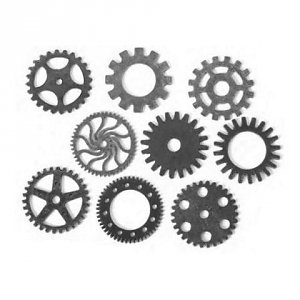
#> input picture BasicSegmentationAndSuperpixels/gears.bmp, 300 x 300 px
$ python EdgesDetectionAlgorithms.py
#> lines starting #> are read from the running program, lines starting #| are printed output that depends on the picture; after the words box and inside, x2 and y2 are one past the last pixel; in counts of white or black regions, pixels touching at a corner belong together
#lab3 zad2
import skimage as sk
from skimage import feature
import scipy as sc
import numpy as np
import os
import matplotlib.pyplot as plt
import cv2
img  = cv2.imread("gears.bmp", cv2.IMREAD_GRAYSCALE)
#> img is the input picture: shape (300, 300); min 31, max 255, mean 215.3
fun_list = [sk.filters.prewitt, sk.filters.sobel, sk.feature.canny]
name = ["prewitt_", "sobel_", "canny_"]
path = "edgy"
if path not in [dir_ for dir_ in os.listdir() if os.path.isdir(dir_) == True]:
    os.mkdir(path)

#Basic edges-detection algorithms (Canny, Prewitt, Sobel)
for fun in fun_list:
    for g in range(3):
        for i in range(2):
            img_c = img.copy() if g == 0 else (255*sk.filters.gaussian(img.copy(), sigma=g, mode='reflect')).astype(np.uint8)
            img_c = img_c if i == 0 else cv2.threshold(img_c.copy(), 157, 255, cv2.THRESH_BINARY)[1]
            list1 = []
            img_c = (fun(img_c)*255).astype(np.uint8)
            list1.append(img)
            list1.append(img_c)
            list1.append(255* sc.ndimage.binary_fill_holes(img_c))
            cv2.imwrite(path + '/' + name[fun_list.index(fun)] + "gauss_{0}_threshed_{1}".format(g,i)+".png", np.hstack(list1))
#> this loop made 3 passes
#> pass 1, `cv2.imwrite(path + '/' + name[fun_list.index(fun)] + "gauss_{0}_thresh..`:
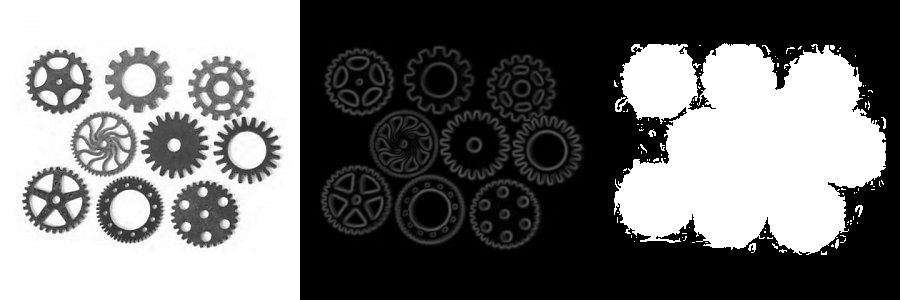
#> saved as prewitt_gauss_1_threshed_0.png: shape (300, 900); min 0, max 255, mean 115.8
#> after the loop:
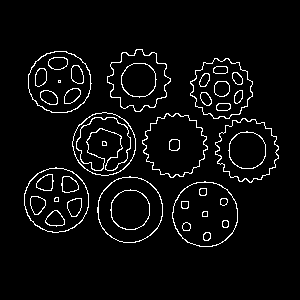
#> img_c: shape (300, 300); 4.6% white in thin lines or dots, all inside (x1, y1, x2, y2) = (24, 49, 279, 247)

#cv2.findContours algorithm
mode = {"RETR_EXTERNAL_" : cv2.RETR_EXTERNAL,
        "RETR_LIST_" : cv2.RETR_LIST,
        "RETR_CCOMP_" : cv2.RETR_CCOMP,
        "RETR_TREE_" : cv2.RETR_TREE}
#> mode = {'RETR_EXTERNAL_': 0, 'RETR_LIST_': 1, 'RETR_CCOMP_': 2, 'RETR_TREE_': 3}
method = {"CHAIN_APPROX_NONE_" : cv2.CHAIN_APPROX_NONE,
          "CHAIN_APPROX_SIMPLE_" : cv2.CHAIN_APPROX_SIMPLE,
          "CHAIN_APPROX_TC89_KCOS_" : cv2.CHAIN_APPROX_TC89_KCOS,
          "CHAIN_APPROX_TC89_L1_" : cv2.CHAIN_APPROX_TC89_L1}
#> method = {'CHAIN_APPROX_NONE_': 1, 'CHAIN_APPROX_SIMPLE_': 2, 'CHAIN_APPROX_TC89_KCOS_': 4, 'CHAIN_APPROX_TC89_L1_': 3}
for edom in mode.items():
    for dohtem in method.items():
        for i in range(2):
            list1 = []
            img_c = img.copy() if i == 0 else cv2.threshold(img.copy(), 155, 255, cv2.THRESH_BINARY_INV)[1]
            list1.append(img.copy())
            img_c, contours,_ = (cv2.findContours(img_c, edom[1], dohtem[1]))
            list1.append(cv2.drawContours(np.zeros(img.shape), contours, -1, 255, 1))
            list1.append(255* sc.ndimage.binary_fill_holes(img_c))
            cv2.imwrite(path + '/' + "cv2FindContours_" + edom[0] + dohtem[0] + "Thresh_{0}".format(i) + ".png", np.hstack(list1))
#> this loop made 4 passes
#> edom on passes 1 to 4: ('RETR_EXTERNAL_', 0), ('RETR_LIST_', 1), ('RETR_CCOMP_', 2), ('RETR_TREE_', 3)
#> pass 1, `cv2.imwrite(path + '/' + "cv2FindContours_" + edom[0] + dohtem[0] + "T..`:
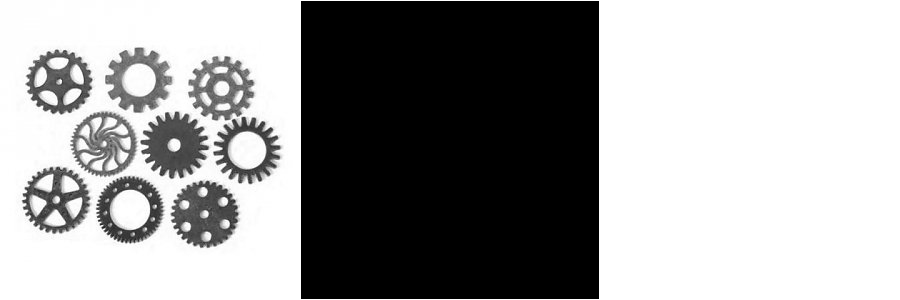
#> saved as cv2FindContours_RETR_EXTERNAL_CHAIN_APPROX_NONE_Thresh_0.png: shape (300, 900); min 0, max 255, mean 157.9
#> pass 1, `cv2.imwrite(path + '/' + "cv2FindContours_" + edom[0] + dohtem[0] + "T..`:
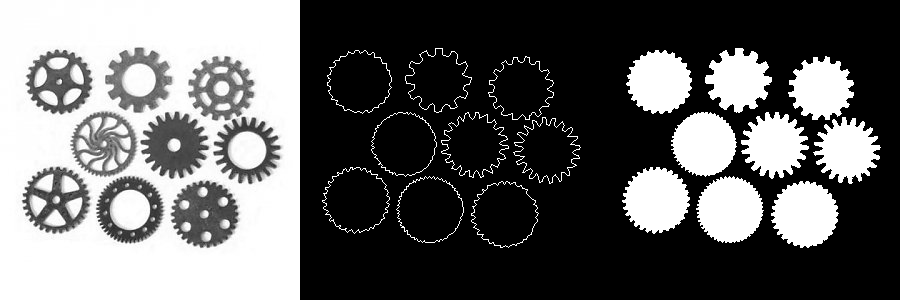
#> saved as cv2FindContours_RETR_EXTERNAL_CHAIN_APPROX_TC89_L1_Thresh_1.png: shape (300, 900); min 0, max 255, mean 100.2
#> after the loop:
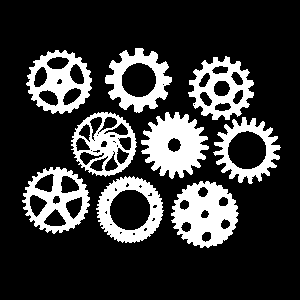
#> img_c: shape (300, 300); 21.6% white; 9 white regions, largest, box (x1, y1, x2, y2) and area: (171, 181, 239, 248) 2869, (141, 112, 209, 179) 2795, (22, 167, 90, 234) 2104

#hysteresis
img4 = 255 - (255*sk.filters.gaussian(img.copy(), sigma=0.65, mode='reflect')).astype(np.uint8)
cv2.imwrite(path+ '/' + "thresh.png",img4)
img4 = 255*(sk.filters.apply_hysteresis_threshold(img4/255, 0.43, 0.55)).astype(np.uint8)
#> img4: shape (300, 300); 20.7% white; 9 white regions, largest, box (x1, y1, x2, y2) and area: (171, 181, 238, 247) 2815, (141, 112, 209, 178) 2754, (23, 167, 90, 233) 2035
holes = 255*sc.ndimage.binary_fill_holes(img4)
#> holes: shape (300, 300) int64; 30.2% white; 9 white regions, largest, box (x1, y1, x2, y2) and area: (97, 176, 163, 243) 3342, (171, 181, 238, 247) 3299, (23, 167, 90, 233) 3235
cv2.imwrite(path+ '/' + "hysteresis.png", np.hstack([img,img4,holes]))

img4 = (255*sk.filters.gaussian(img.copy(), sigma=0.4, mode='reflect')).astype(np.uint8)
img4 = 255*sk.filters.sobel(cv2.threshold(img4.copy(), 155, 255, cv2.THRESH_BINARY_INV)[1])
cv2.imwrite(path+ '/' + "initsobel.png",img4)
img4 = 255*(sk.filters.apply_hysteresis_threshold(img4/255, 0.3, 0.45)).astype(np.uint8)
#> img4: shape (300, 300); 9.9% white in thin lines or dots, all inside (x1, y1, x2, y2) = (21, 47, 282, 249)
holes = 255*sc.ndimage.binary_fill_holes(img4)
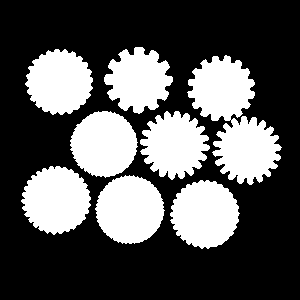
#> holes: shape (300, 300) int64; 33.6% white; 8 white regions, largest, box (x1, y1, x2, y2) and area: (187, 55, 282, 185) 6332, (95, 175, 165, 244) 3642, (170, 180, 240, 249) 3595
cv2.imwrite(path+ '/' + "hysteresis2.png", np.hstack([img,img4,holes]))
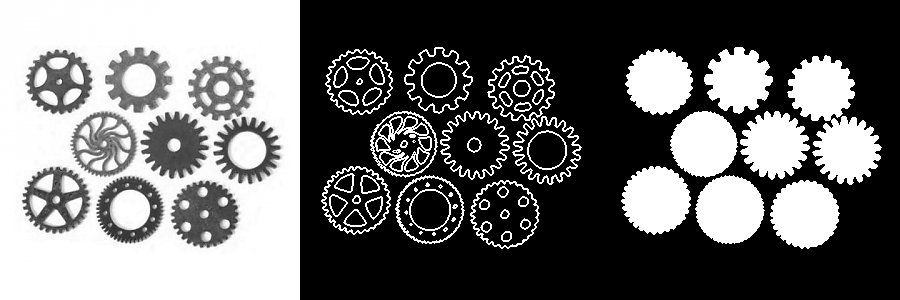
#> saved as hysteresis2.png: shape (300, 900); min 0, max 255, mean 108.8

$ run again, with BasicSegmentationAndSuperpixels/file.bmp copied over BasicSegmentationAndSuperpixels/gears.bmp
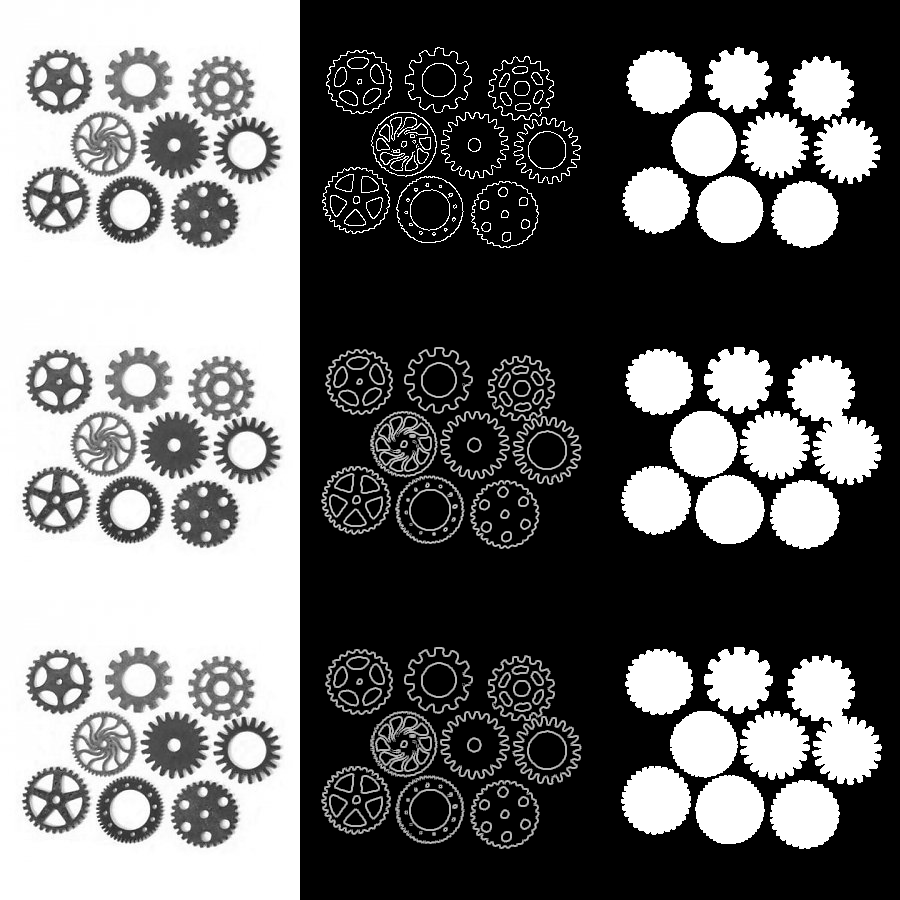
#> input picture BasicSegmentationAndSuperpixels/file.bmp, 900 x 900 px
#> img is the input picture: shape (900, 900); min 0, max 255, mean 106.6
#> after the loop `for fun in fun_list:`:
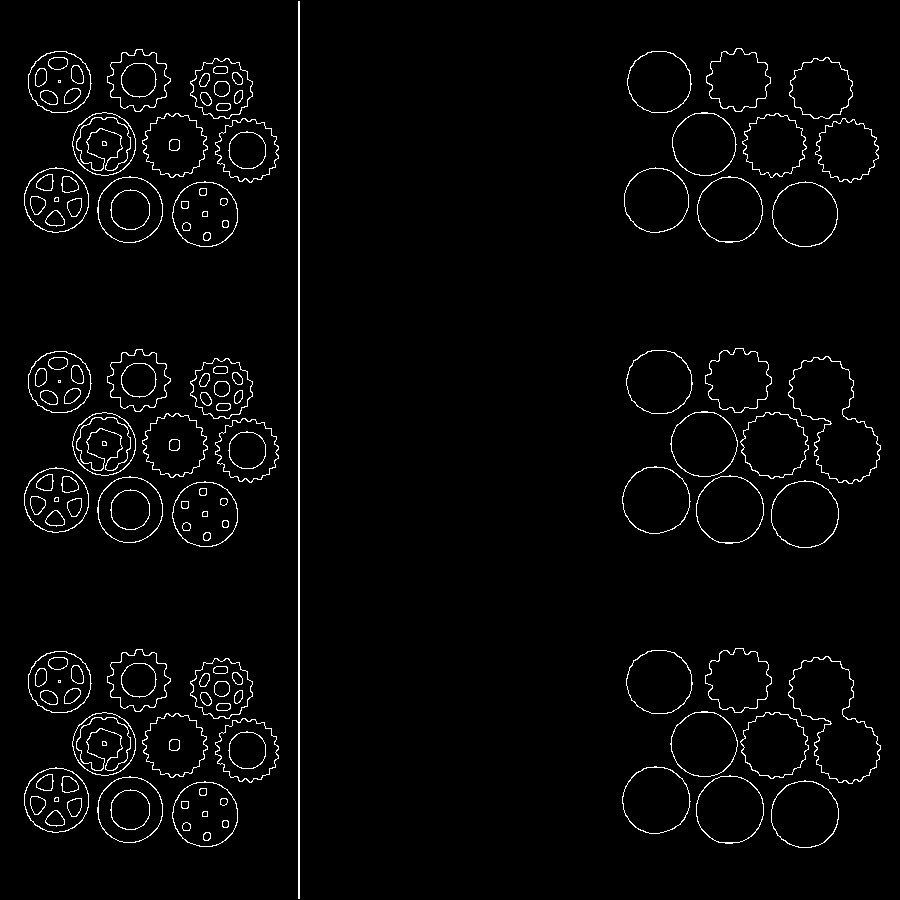
#> img_c: shape (900, 900); 2.6% white in thin lines or dots
#> mode = {'RETR_EXTERNAL_': 0, 'RETR_LIST_': 1, 'RETR_CCOMP_': 2, 'RETR_TREE_': 3}
#> method = {'CHAIN_APPROX_NONE_': 1, 'CHAIN_APPROX_SIMPLE_': 2, 'CHAIN_APPROX_TC89_KCOS_': 4, 'CHAIN_APPROX_TC89_L1_': 3}
#> the loop `for edom in mode.items():` made 4 passes
#> edom on passes 1 to 4: ('RETR_EXTERNAL_', 0), ('RETR_LIST_', 1), ('RETR_CCOMP_', 2), ('RETR_TREE_', 3)
#> `cv2.imwrite(path+ '/' + "hysteresis2.png", np.hstack([img,img4,holes]))`:
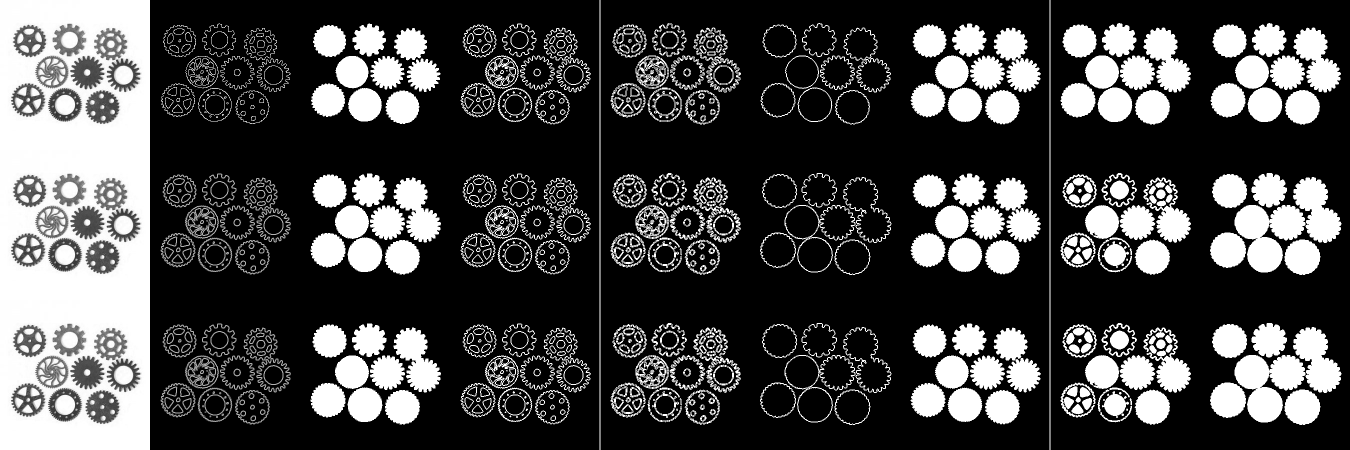
#> saved as hysteresis2.png: shape (900, 2700) (shown at 1/2 size); min 0, max 255, mean 72.3
